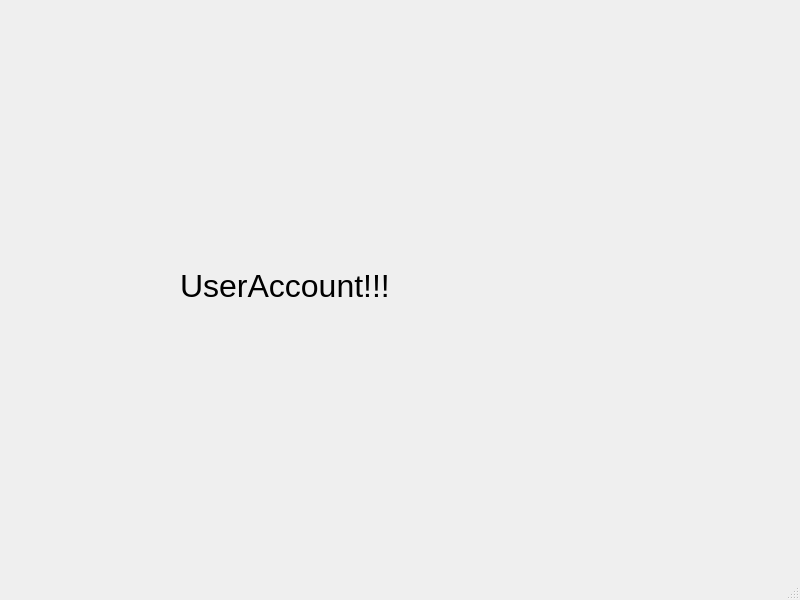
<?xml version="1.0" encoding="UTF-8"?>
<ui version="4.0">
 <class>userAccount</class>
 <widget class="QMainWindow" name="userAccount">
  <property name="geometry">
   <rect>
    <x>0</x>
    <y>0</y>
    <width>800</width>
    <height>600</height>
   </rect>
  </property>
  <property name="windowTitle">
   <string>MainWindow</string>
  </property>
  <widget class="QWidget" name="centralwidget">
   <widget class="QLabel" name="label">
    <property name="geometry">
     <rect>
      <x>180</x>
      <y>160</y>
      <width>341</width>
      <height>251</height>
     </rect>
    </property>
    <property name="font">
     <font>
      <pointsize>24</pointsize>
     </font>
    </property>
    <property name="text">
     <string>UserAccount!!!</string>
    </property>
   </widget>
  </widget>
  <widget class="QMenuBar" name="menubar">
   <property name="geometry">
    <rect>
     <x>0</x>
     <y>0</y>
     <width>800</width>
     <height>24</height>
    </rect>
   </property>
  </widget>
  <widget class="QStatusBar" name="statusbar"/>
 </widget>
 <resources/>
 <connections/>
</ui>
